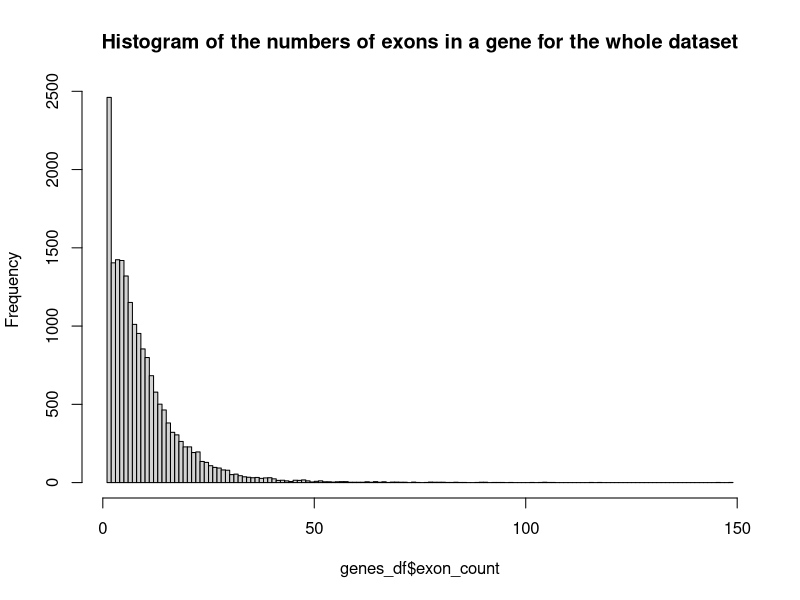
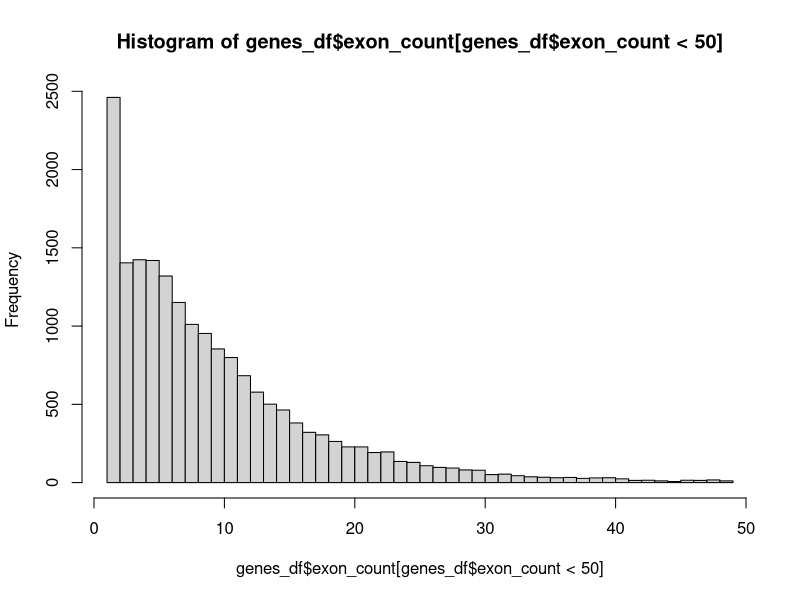
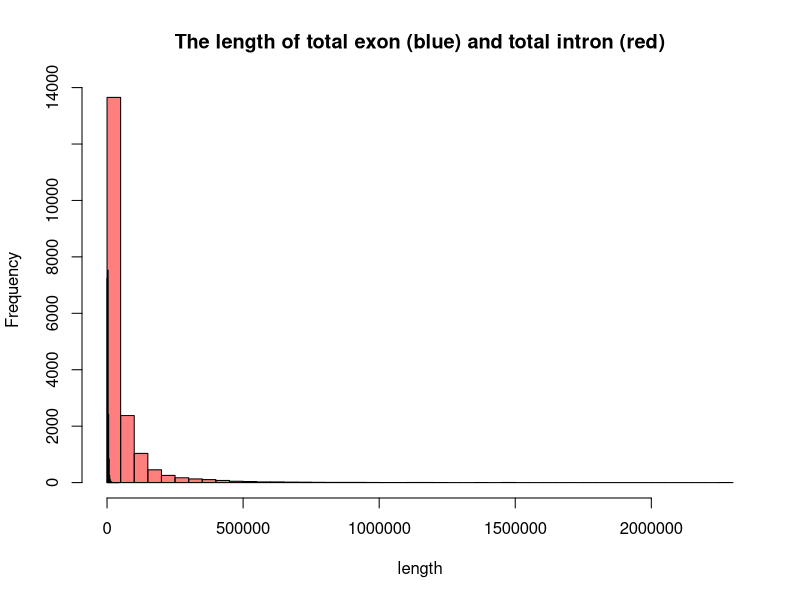
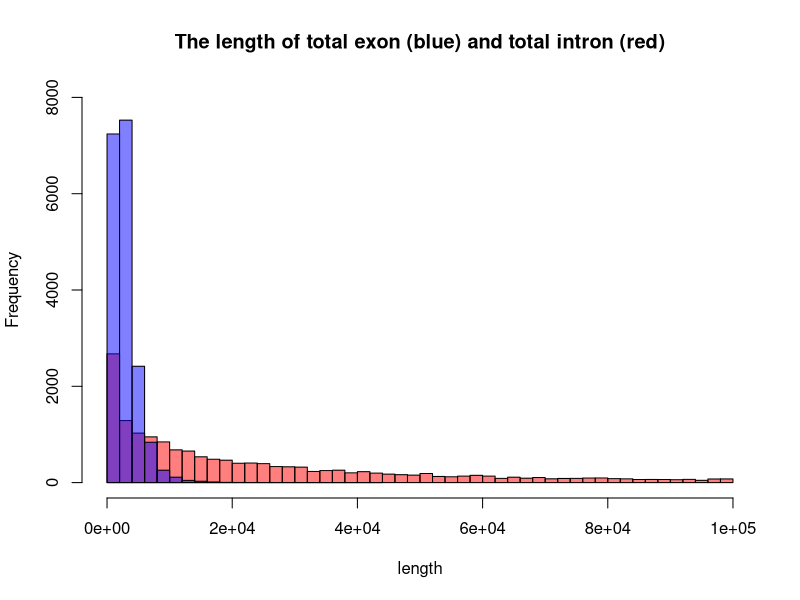
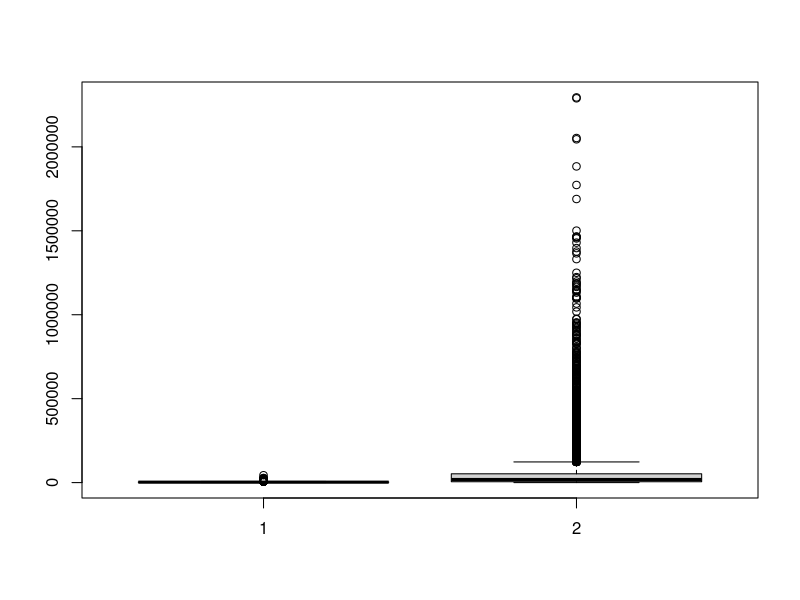
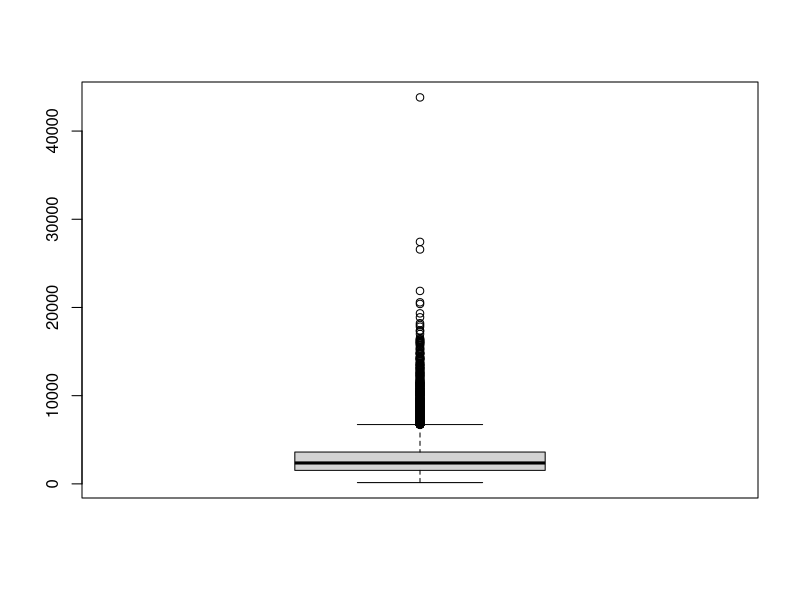
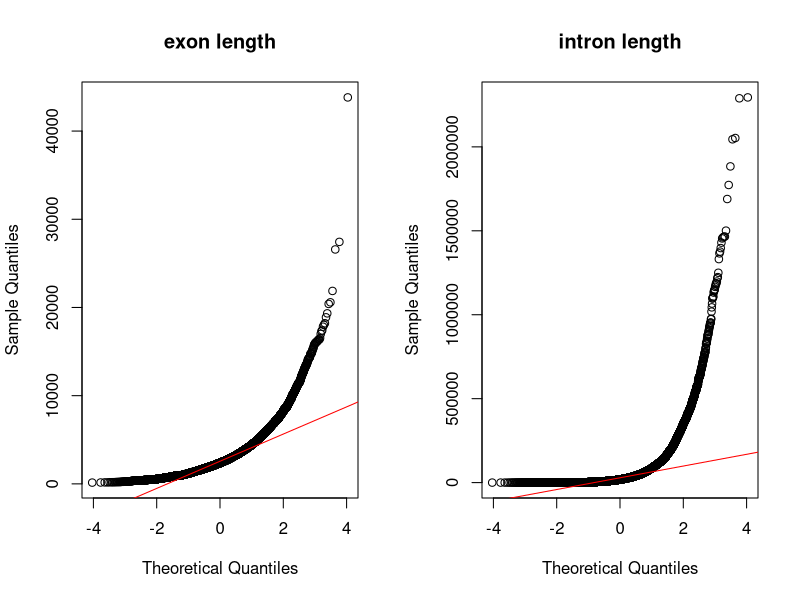
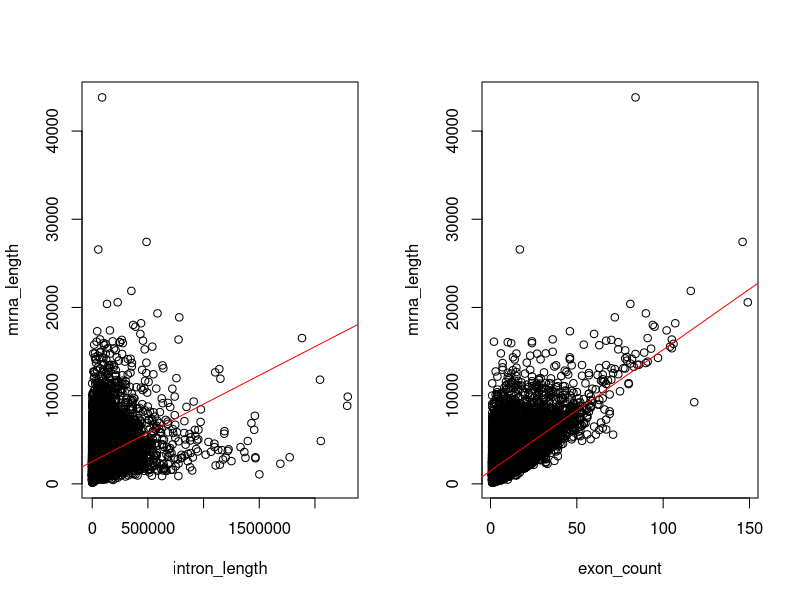

The R script that drew these images, in order:
## ---- chunk 1
knitr::opts_chunk$set(echo = TRUE)
## ---- chunk 2
genes_df <- read.table("gene_lengths_v2.txt", header=TRUE)
summary(genes_df)
## ---- chunk 3
hist(genes_df$exon_count, 
     breaks = max(genes_df$exon_count), 
     main = "Histogram of the numbers of exons in a gene for the whole dataset")

## ---- chunk 4
hist(genes_df$exon_count[genes_df$exon_count<50], 
     breaks = max(genes_df$exon_count[genes_df$exon_count<50]))
## ---- chunk 5
# from https://www.tutorialspoint.com/r/r_mean_median_mode.htm
getmode <- function(v) {
   uniqv <- unique(v)
   uniqv[which.max(tabulate(match(v, uniqv)))]
}

getmode(genes_df$exon_count)
## ---- chunk 6
genes_df$intron_length <- genes_df$genome_length - genes_df$mrna_length
summary(genes_df$intron_length)
## ---- chunk 7
hist(genes_df$intron_length, 
     col=rgb(1,0,0,0.5), 
     breaks = 50, 
     main="The length of total exon (blue) and total intron (red)", xlab="length")
hist(genes_df$mrna_length, 
     col=rgb(0,0,1,0.5), 
     breaks = 25, 
     add=TRUE)
## ---- chunk 8
hist(genes_df$intron_length[genes_df$intron_length<100000], 
     col=rgb(1,0,0,0.5), 
     breaks = 50, 
     ylim = c(0,8000), 
     main="The length of total exon (blue) and total intron (red)", xlab="length")
hist(genes_df$mrna_length[genes_df$mrna_length<100000], 
     col=rgb(0,0,1,0.5), 
     breaks = 25, 
     add=TRUE)

## ---- chunk 9

boxplot(cbind(genes_df$mrna_length, genes_df$intron_length))

boxplot(genes_df$mrna_length)
## ---- chunk 10
par(mfrow = c(1,2))
qqnorm(genes_df$mrna_length, main="exon length")
qqline(genes_df$mrna_length, col="red")

qqnorm(genes_df$intron_length, main="intron length")
qqline(genes_df$intron_length, col="red")

## ---- chunk 11
wilcox.test(genes_df$exon_count, genes_df$intron_length, alternative="less")
## ---- chunk 12
exonL_intronL = lm(mrna_length ~ intron_length, data = genes_df)
exonL_exonN = lm(mrna_length ~ exon_count, data = genes_df)


plot(mrna_length ~ intron_length, data = genes_df)
abline(exonL_intronL, col="red")

plot(mrna_length ~ exon_count, data = genes_df)
abline(exonL_exonN, col="red")

summary(exonL_intronL)
par(mfrow=c(2,2))
plot(exonL_intronL)

summary(exonL_exonN)
plot(exonL_exonN)

## ---- chunk 13
genes_df[genes_df$mrna_length == max(genes_df$mrna_length), ]
## ---- chunk 14
longest_mrna <- max(genes_df$mrna_length)
count_genes <- function(mrna_length_vec, x1=0, x2=longest_mrna){
  # If both comparisons are true, it will return 1. Do this for all genes and get the sum. 
  count <- sum((x1 < mrna_length_vec) & (mrna_length_vec <= x2))
  fraction <- count/length(mrna_length_vec)
  return(fraction)
}
## ---- chunk 15
fractions <- c()
fractions[1] <- count_genes(genes_df$mrna_length)
fractions[2] <- count_genes(genes_df$mrna_length, x1=10000)
fractions[3] <- count_genes(genes_df$mrna_length, x1=1000, x2=10000)
fractions[4] <- count_genes(genes_df$mrna_length, x1=100, x2=1000)
fractions[5] <- count_genes(genes_df$mrna_length, x1=0, x2=100)

fractions

